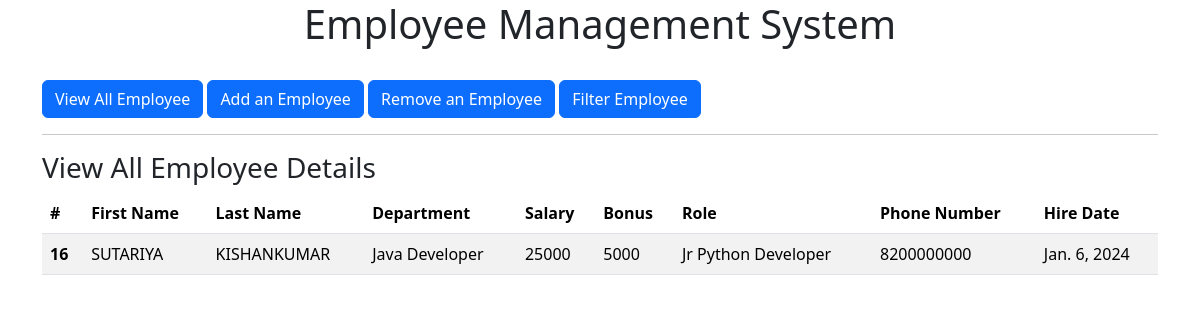
The page /all_emp on the database as committed earlier.
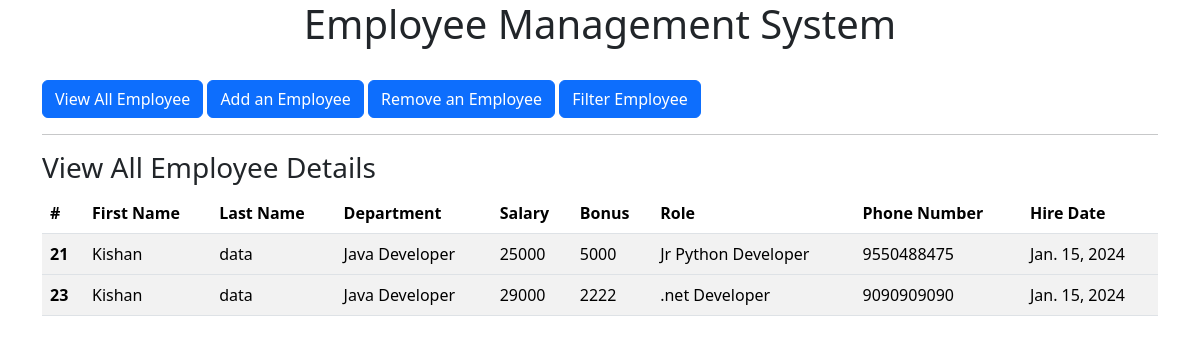
The same page on the database as committed later.
### emp_app/models.py (models this page shows, shortened)
class Employee(models.Model):
    first_name = models.CharField(max_length=100, null=False)
    last_name = models.CharField(max_length=100)
    dept =models.ForeignKey(Department,on_delete=models.CASCADE)
    salary=models.IntegerField(default=0)
    bonus=models.IntegerField(default=0)
    role=models.ForeignKey(Role,on_delete=models.CASCADE)
    phone=models.IntegerField(default=0)
    hire_date=models.DateField()

class Department(models.Model):
    name = models.CharField(max_length=100,null=False)
    location = models.CharField(max_length=100)

class Role(models.Model):
    name = models.CharField(max_length=100, null=False)

### emp_app/views.py (the view)
# urls.py: path('all_emp',views.all_emp, name='all_emp'),
def all_emp(request):
    emps=Employee.objects.all()
    context={
        'emps':emps
    }
    return render(request,'all_emp.html',context)

### templates/all_emp.html (shortened to what this page needs)
<!doctype html>
<html lang="en">
  <head>
    <link href="https://cdn.jsdelivr.net/npm/bootstrap@5.3.2/dist/css/bootstrap.min.css" rel="stylesheet">
  </head>
  <body>
    <div class="container">
        <h1 style="text-align: center;">Employee Management System</h1>
<br>
        <a href="/all_emp" class="btn btn-primary" role="button">View All Employee</a>
        <a href="/add_emp" class="btn btn-primary" role="button">Add an Employee</a>
        <a href="/remove_emp" class="btn btn-primary" role="button">Remove an Employee</a>
        <a href="/filter_emp" class="btn btn-primary" role="button">Filter Employee</a>
<hr>
<h3>View All Employee Details</h3>
<table class="table table-striped table-hover">    <thead>
      <tr>
        <th scope="col">#</th>
        <th scope="col">First Name</th>
        <th scope="col">Last Name</th>
        <th scope="col">Department</th>
        <th scope="col">Salary</th>
        <th scope="col">Bonus</th>
        <th scope="col">Role</th>
        <th scope="col">Phone Number</th>
        <th scope="col">Hire Date</th>
      </tr>
    </thead>
        {% for emp in emps %}
    <tbody>
      <tr>
        <th scope="row">{{emp.id}}</th>
        <td>{{emp.first_name}}</td>
        <td>{{emp.last_name}}</td>
        <td>{{emp.dept.name}}</td>
        <td>{{emp.salary}}</td>
        <td>{{emp.bonus}}</td>
        <td>{{emp.role.name}}</td>
        <td>{{emp.phone}}</td>
        <td>{{emp.hire_date}}</td>
      </tr>
    </tbody>
    {% endfor %}
  </table>
    </div>
  </body>
</html>

Rows that differ between the two databases and show on the page:
removed Employee: id "16", first_name "SUTARIYA", last_name "KISHANKUMAR", dept.name "Java Developer", salary "25000", bonus "5000", role.name "Jr Python Developer", phone "8200000000", hire_date "Jan. 6, 2024"
added Employee: id "21", first_name "Kishan", last_name "data", dept.name "Java Developer", salary "25000", bonus "5000", role.name "Jr Python Developer", phone "9550488475", hire_date "Jan. 15, 2024"
added Employee: id "23", first_name "Kishan", last_name "data", dept.name "Java Developer", salary "29000", bonus "2222", role.name ".net Developer", phone "9090909090", hire_date "Jan. 15, 2024"
